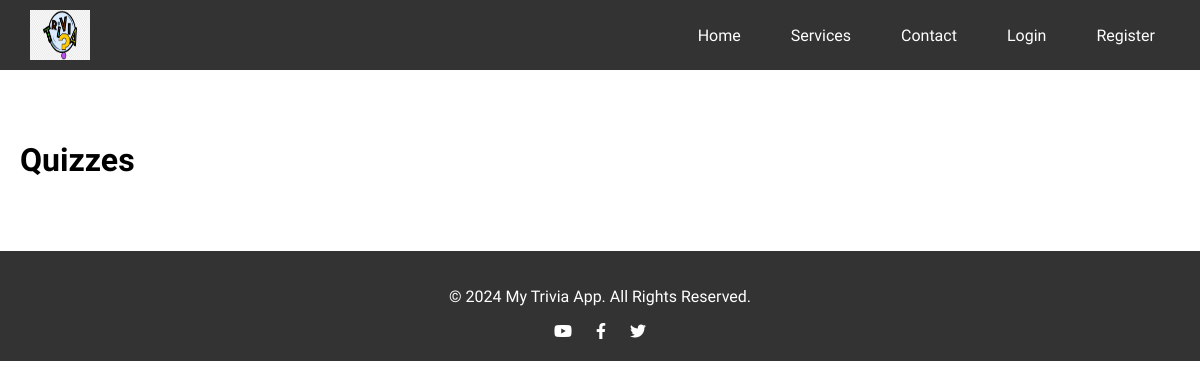
The app's page /quiz/, older data.
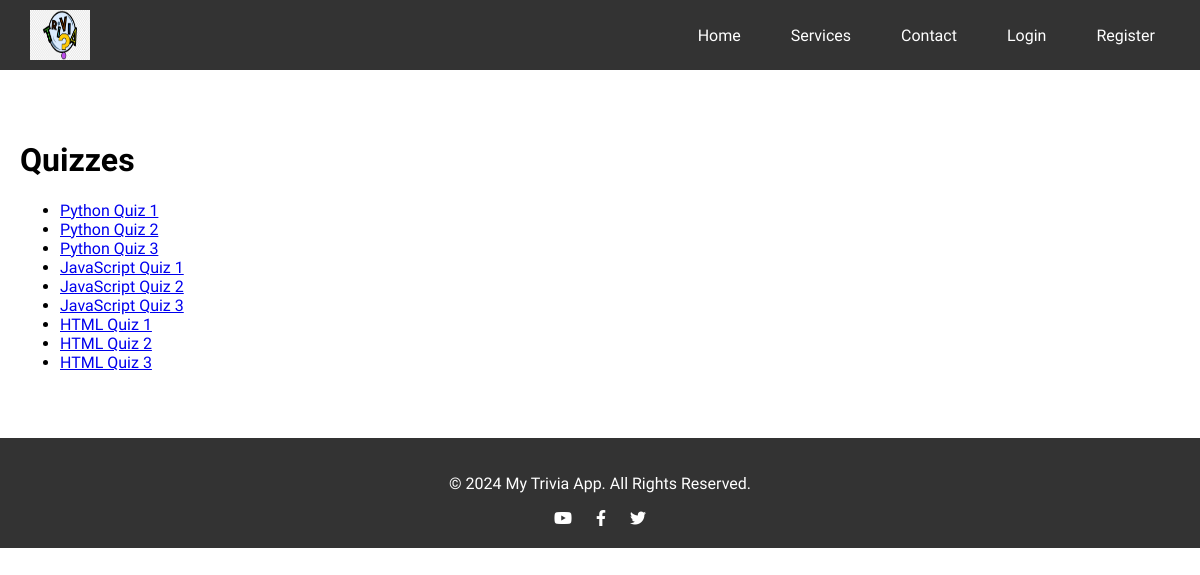
The same page, newer data.
### apps/quiz/models.py (models this page shows, shortened)
class Quiz(models.Model):
    quiz_id = models.AutoField(primary_key=True)
    title = models.CharField(max_length=255)
    description = models.TextField(blank=True)
    created_by = models.ForeignKey(
        User, on_delete=models.CASCADE, related_name="quizzes"
    )
    created_at = models.DateTimeField(auto_now_add=True)
    updated_at = models.DateTimeField(auto_now=True)

### apps/quiz/views.py (the view)
# urls.py: path("", QuizListView.as_view(), name="quiz_list"),
class QuizListView(ListView):
    model = Quiz
    template_name = "quizzes/quiz_list.html"
    context_object_name = "quizzes"
    def get_context_data(self, **kwargs):
        context = super().get_context_data(**kwargs)
        quizzes = Quiz.objects.all()
        for quiz in quizzes:
            if not quiz.quiz_id:
                logger.warning(f'Quiz "{quiz.title}" has an invalid ID')
        context["quizzes"] = quizzes
        return context

### templates/quizzes/quiz_list.html (shortened to what this page needs)
{% extends 'base.html' %}
{% block content %}
<div class="quizzes">
  <div class="intro-text">
    <h1 class="Title">Quizzes</h1>
  </div>
  <ul>
    {% for quiz in quizzes %}
      {% if quiz.quiz_id %}
        <li><a href="{% url 'quiz:quiz_detail' quiz.quiz_id %}">{{ quiz.title }}</a></li>
      {% else %}
        <li>{{ quiz.title }} (Invalid ID)</li>
      {% endif %}
    {% endfor %}
  </ul>
</div>
{% endblock %}

Row changes from the older to the newer data that the page shows:
added Quiz: title "Python Quiz 1"
added Quiz: title "Python Quiz 2"
added Quiz: title "Python Quiz 3"
added Quiz: title "JavaScript Quiz 1"
added Quiz: title "JavaScript Quiz 2"
added Quiz: title "JavaScript Quiz 3"
added Quiz: title "HTML Quiz 1"
added Quiz: title "HTML Quiz 2"
added Quiz: title "HTML Quiz 3"
